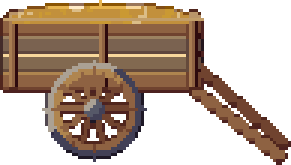
#> input picture game/kit/props/art/commons/cart.png, 97 x 55 px (shown 3 times larger); its folder holds only this picture in this run
$ python tone_audit.py ../../../game/kit/props/art/commons/cart.png
#> lines starting #> are read from the running program, lines starting #| are printed output that depends on the picture; after the words box and inside, x2 and y2 are one past the last pixel; in counts of white or black regions, pixels touching at a corner belong together
"""Tones and noise of the kit's prop pictures (PR #430, rounds 3 to 5).

    python3 -m scripts.art.kit.tone_audit [png ...]      # every farm, commons and rail picture by default

- **tones:** distinct colours (binned //16 per channel) per 16 x 16 patch at least 80 % opaque,
  averaged; a sprite with no such patch is measured in its best window (stride 2, at least 70 %
  opaque) and marked `w`. Targets (art-style.md, Claude A's reviews): animals 12, props 11,
  fences 9.
- **isolated:** the share of opaque pixels whose colour differs from all four neighbours
  (transparent neighbours count as different). Eastward builds its tones from a few large planned
  clusters (light plane, mid, core shadow, reflected light, rim), not scattered pixels; the target
  is 4 % or less, so a tone count can't be met with speckle (Claude A's review of the v4 images).
- **cluster:** the mean size in pixels of the four-connected runs of one colour.
- **specks:** the share of opaque pixels in runs of 3 pixels or fewer. The renderer's tidy pass
  already removes most single pixels, so speckle shows here first: a sponge-like coat is made of
  2 and 3 pixel runs. Target 15 % or less on animals and props.
"""
from __future__ import annotations

import glob
import os
import sys

import numpy as np
from PIL import Image
from scipy import ndimage as ndi

from scripts.art.kit.schema import ROOT

ISOLATED_MAX = 0.04
SPECKS_MAX = 0.15


def tones(rgba, n=16):
    a = rgba[..., :3].astype(int)
    m = rgba[..., 3] > 0
    out = []
    for y in range(0, a.shape[0] - n + 1, n):
        for x in range(0, a.shape[1] - n + 1, n):
            mm = m[y:y + n, x:x + n]
            if mm.mean() >= 0.8:
                out.append(len({tuple(v) for v in (a[y:y + n, x:x + n][mm] // 16).tolist()}))
    if out:
        return round(float(np.mean(out)), 1), False
    best = None
    for y in range(0, max(1, a.shape[0] - n + 1), 2):
        for x in range(0, max(1, a.shape[1] - n + 1), 2):
            mm = m[y:y + n, x:x + n]
            if mm.mean() >= 0.7:
                k = len({tuple(v) for v in (a[y:y + n, x:x + n][mm] // 16).tolist()})
                if best is None or mm.mean() > best[1]:
                    best = (k, mm.mean())
    return (float(best[0]) if best else None), True


def noise(rgba):
    """(isolated share, mean cluster size, specks share) over the opaque pixels."""
    m = rgba[..., 3] > 0
    key = (rgba[..., 0].astype(np.int64) << 16) | (rgba[..., 1].astype(np.int64) << 8) | rgba[..., 2].astype(np.int64)
    key = np.where(m, key, -1)
    pad = np.pad(key, 1, constant_values=-2)
    c = pad[1:-1, 1:-1]
    same = (pad[:-2, 1:-1] == c) | (pad[2:, 1:-1] == c) | (pad[1:-1, :-2] == c) | (pad[1:-1, 2:] == c)
    iso = float((m & ~same).sum()) / max(1, int(m.sum()))
    clusters = 0
    specks = 0
    for v in np.unique(key[m]):
        lab, n = ndi.label(key == v)
        clusters += n
        sizes = np.bincount(lab.ravel())[1:]
        specks += int(sizes[sizes <= 3].sum())
    total = max(1, int(m.sum()))
    return round(iso, 3), round(float(m.sum()) / max(1, clusters), 1), round(specks / total, 3)


def measure(path):
    rgba = np.asarray(Image.open(path).convert('RGBA'))
    t, window = tones(rgba)
    iso, cl, sp = noise(rgba)
    return {'tones': t, 'window': window, 'isolated': iso, 'cluster': cl, 'specks': sp}


def pictures():
    art = os.path.join(ROOT, 'game', 'kit', 'props', 'art')
    out = sorted(p for p in glob.glob(os.path.join(art, 'farm', '*.png')) + glob.glob(os.path.join(art, 'commons', '*.png'))
                 if not p.endswith('_idle.png'))
    return out


def main(argv=None) -> int:
    paths = (argv if argv is not None else sys.argv[1:]) or pictures()
    bad = 0
    for p in paths:
        r = measure(p)
#> in measure, rgba is the input picture: shape (55, 97, 4); mean R, G, B, A 71.5, 52.2, 36.9, 137.4
#> in tones, `a = rgba[..., :3].astype(int)`:
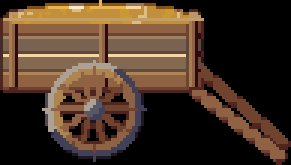
#> a: shape (55, 97, 3) int64 (shown 3 times larger); mean R, G, B 71.5, 52.2, 36.9
#> in tones, `m = rgba[..., 3] > 0`:
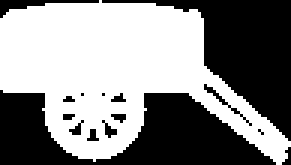
#> m: shape (55, 97) bool (shown 3 times larger); 53.9% white; 15 black regions (11 under 20 px), largest, box (x1, y1, x2, y2) and area: (0, 30, 92, 55) 1234, (34, 0, 97, 47) 1059, (0, 0, 33, 6) 63, (68, 28, 84, 42) 24
#> after the loop in tones, `for y in range(0, a.shape[0] - n + 1, n):`: out = [15, 11, 13, 14, 13, 11, 15, 11, 10, 7]
#> in measure, `t, window = tones(rgba)`: t = 12; window = False
#> in noise, `key = (rgba[..., 0].astype(np.int64) << 16) | (rgba[..., 1].astype(np...`:
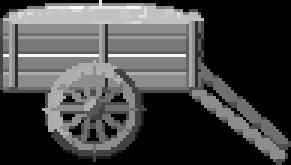
#> key: shape (55, 97) int64 (shown 3 times larger); min 0, max 16772040, mean 4698018; drawn with min black and max white
#> in noise, `pad = np.pad(key, 1, constant_values=-2)`:
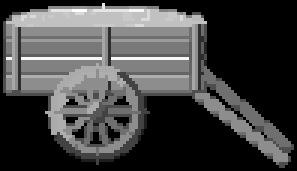
#> pad: shape (57, 99) int64 (shown 3 times larger); min -2, max 16772040, mean 4441595.4; drawn with min black and max white
#> in noise, `same = (pad[:-2, 1:-1] == c) | (pad[2:, 1:-1] == c) | (pad[1:-1, :-2] ..`:
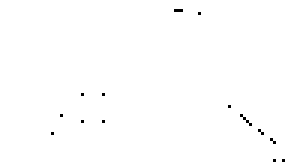
#> same: shape (55, 97) bool (shown 3 times larger); 99.6% white; black in thin lines or dots, all inside (x1, y1, x2, y2) = (17, 3, 95, 54)
#> in noise, `iso = float((m & ~same).sum()) / max(1, int(m.sum()))`: iso = 0.00348
#> the loop in noise, `for v in np.unique(key[m]):` made 34 passes
#> (v, n, clusters, sizes, specks) on passes 1, 2, 3, 4, 5, 6, 7, 10, 11, 12, 13, 14: (1972262, 11, 11, [4, 5, 2, 2, 2, 2, 2, 2, 2, 5, 5], 14), (2299678, 2, 13, [4, 2], 16), (3017229, 4, 17, [27, 21, 13, 3], 19), (3025219, 1, 18, [1], 20), (4341846, 2, 20, [122, 12], 20), (4401962, 1, 21, [6], 20), (4599079, 1, 22, [7], 20), (5326928, 2, 94, [5, 4], 137), (5658728, 1, 95, [16], 137), (5712920, 3, 98, [3, 1, 1], 142), (6243901, 4, 102, [32, 4, 2, 27], 144), (6638139, 4, 106, [26, 4, 2, 16], 146)
#> (v, n, clusters, specks) on passes 8, 9, 15, 20: (5055008, 33, 55, 78), (5252637, 37, 92, 137), (7357231, 25, 131, 178), (9331266, 19, 165, 189)
#> pass 1, in noise, `lab, n = ndi.label(key == v)`:
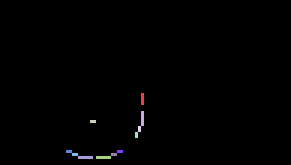
#> lab: shape (55, 97) int32 (shown 3 times larger); 12 distinct labels, from 0 to 11; one colour per label, 0 black
#> after the loop in noise, `for v in np.unique(key[m]):`: clusters = 221; specks = 235
#> in noise, `total = max(1, int(m.sum()))`: total = 2875
#> in measure, `iso, cl, sp = noise(rgba)`: iso = 0.003; cl = 13; sp = 0.082
#> r = {'tones': 12, 'window': False, 'isolated': 0.003, 'cluster': 13, 'specks': 0.082}
        flag = '' if r['isolated'] <= ISOLATED_MAX and r['specks'] <= SPECKS_MAX else '  NOISY'
#> flag = ''
        bad += bool(flag)
#> bad = 0
        print('%-30s tones %5s%s  isolated %4.1f %%  specks %4.1f %%  cluster %5.1f px%s' % (
            os.path.basename(p), r['tones'], 'w' if r['window'] else ' ', 100 * r['isolated'], 100 * r['specks'], r['cluster'], flag))
#| cart.png                       tones  12.0   isolated  0.3 %  specks  8.2 %  cluster  13.0 px
    print('tone audit: %d pictures, %d noisy (isolated over %d %% or specks over %d %%)' % (len(paths), bad, round(100 * ISOLATED_MAX), round(100 * SPECKS_MAX)))
#| tone audit: 1 pictures, 0 noisy (isolated over 4 % or specks over 15 %)
    return 1 if bad else 0


if __name__ == '__main__':
    sys.exit(main())
#> (the program exits here)
